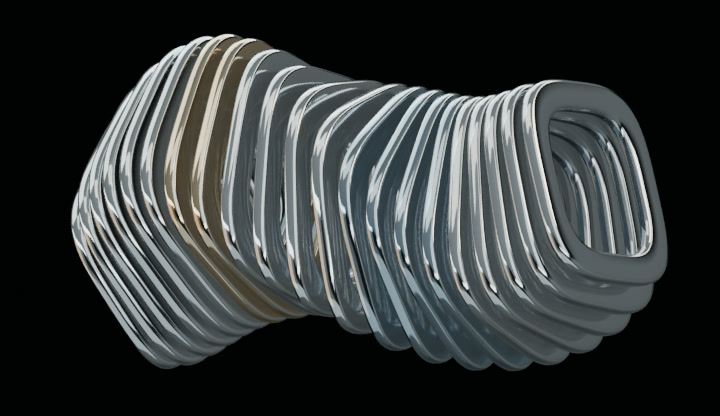
#> input picture prototype/assets/resonator/stage.jpg, 720 x 416 px, found by its file name
$ python motion-preview.py
#> lines starting #> are read from the running program, lines starting #| are printed output that depends on the picture
"""Export the labeled four-study comparison from the shipped H.264 loops. Requires Pillow and ffmpeg."""
from pathlib import Path
import subprocess
import tempfile

from PIL import Image, ImageDraw, ImageFont

root = Path(__file__).resolve().parents[2]
output = root / "design"
assets = root / "prototype/assets/motion"
studies = [
    ("glyph", "Glyph wave", "ASCII"),
    ("phase", "Phase field", "SHADER"),
    ("relay", "Relay", "ABSTRACT"),
    ("orbit", "Signal globe", "TECHNICAL ORB"),
]
width, height = 1152, 736
margin, gap, top = 26, 14, 76
card_width, card_height, film_height = 543, 307, 259
paper, edge = "#101717", "#2c3836"


def font(size, mono=False):
    candidates = ("/System/Library/Fonts/Menlo.ttc", "DejaVuSansMono.ttf") if mono else (
        "/System/Library/Fonts/HelveticaNeue.ttc", "DejaVuSans.ttf")
    for name in candidates:
        try:
            return ImageFont.truetype(name, size)
        except OSError:
            pass
    return ImageFont.load_default(size=size)


with tempfile.TemporaryDirectory() as scratch:
    scratch = Path(scratch)
    board = Image.new("RGB", (width, height), paper)
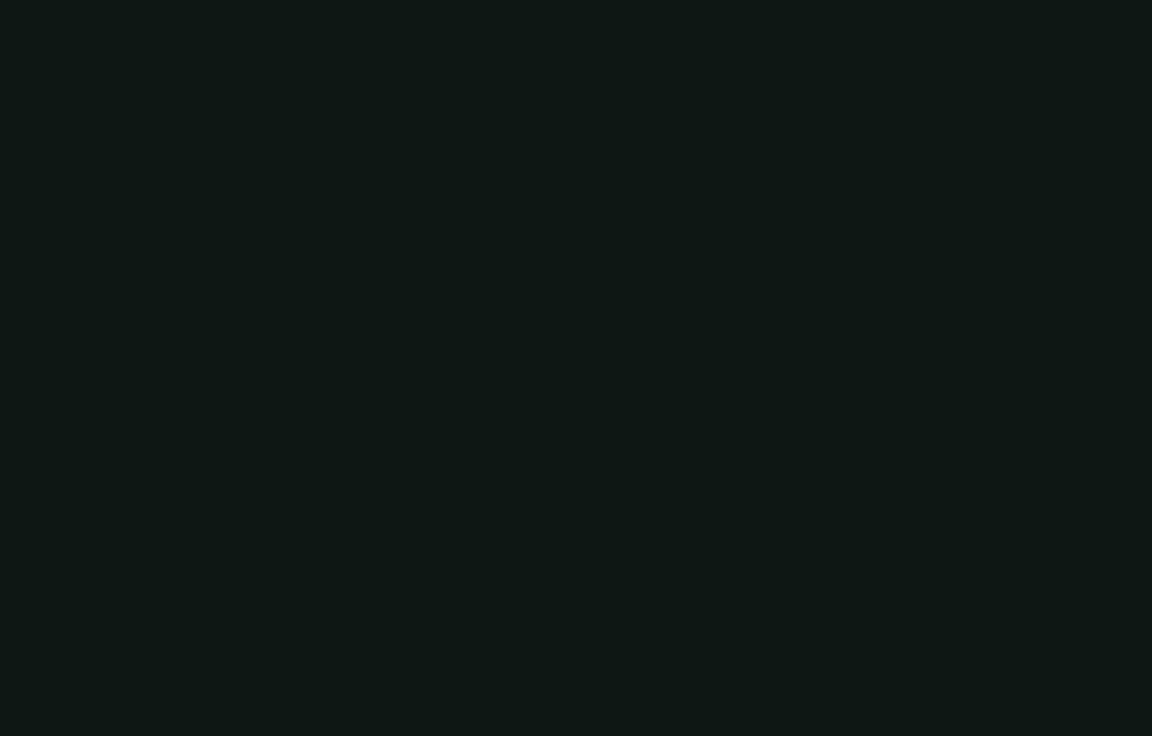
#> board: PIL image 1152x736 RGB; mean R, G, B 16, 23, 23
    draw = ImageDraw.Draw(board)
    draw.text((margin, 16), "Tasktap", font=font(31), fill="#f1f2e9")
    draw.text((width-margin, 32), "ACTIVITY STUDIES", font=font(13, True), fill="#b5c5bb", anchor="rm")
    inputs, chain, sources = [], [], []
    for i, (ident, label, medium) in enumerate(studies):
        x = margin + (i % 2) * (card_width + gap)
        y = top + (i // 2) * (card_height + gap)
        draw.rectangle((x-1, y-1, x+card_width, y+card_height), fill=edge)
        draw.rectangle((x, y, x+card_width-1, y+card_height-1), fill="#18201f")
        draw.text((x+16, y+film_height+22), label, font=font(22), fill="#edf0e7", anchor="lm")
        draw.text((x+card_width-15, y+film_height+22), medium, font=font(12, True), fill="#c0d0c5", anchor="rm")
        inputs.extend(["-i", str(assets / ident / "stage.mp4")])
        chain.append(f"[{i+1}:v]scale={card_width+1}:{film_height+1},crop={card_width}:{film_height}:exact=1[film{i}]")
        previous = f"[card{i-1}]" if i else "[0:v]"
        chain.append(f"{previous}[film{i}]overlay={x}:{y}:shortest=1[card{i}]")
        sources.append((x, y, ident))
#> after the loop, chain = 8 items; inputs = 8 items; sources = [(26, 76, 'glyph'), (583, 76, 'phase'), (26, 397, 'relay'), (583, 397, 'orbit')]
    board.save(scratch / "board.png")
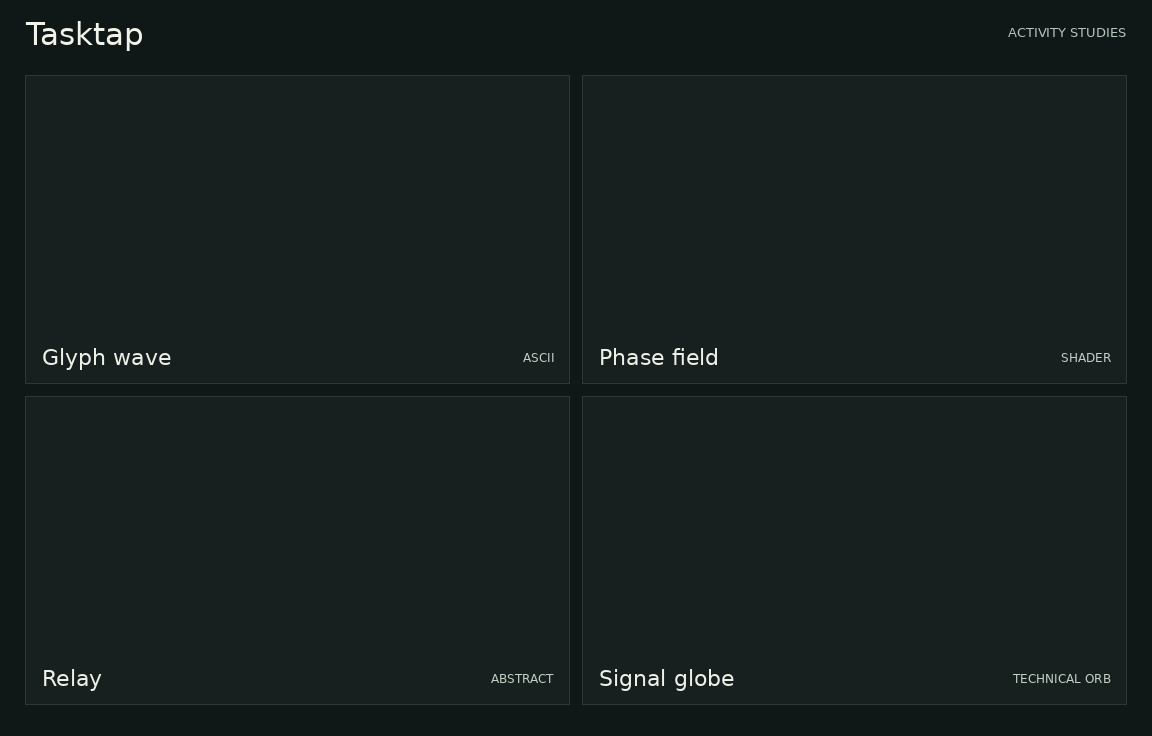
#> saved as board.png: PIL image 1152x736 RGB; mean R, G, B 23.5, 31.3, 30.5
    for x, y, ident in sources:
        with Image.open(assets / ident / "stage.jpg") as poster:
#> poster is the input picture: PIL image 720x416 RGB; mean R, G, B 52, 56.7, 56.5
            board.paste(poster.resize((card_width, film_height), Image.Resampling.LANCZOS), (x, y))
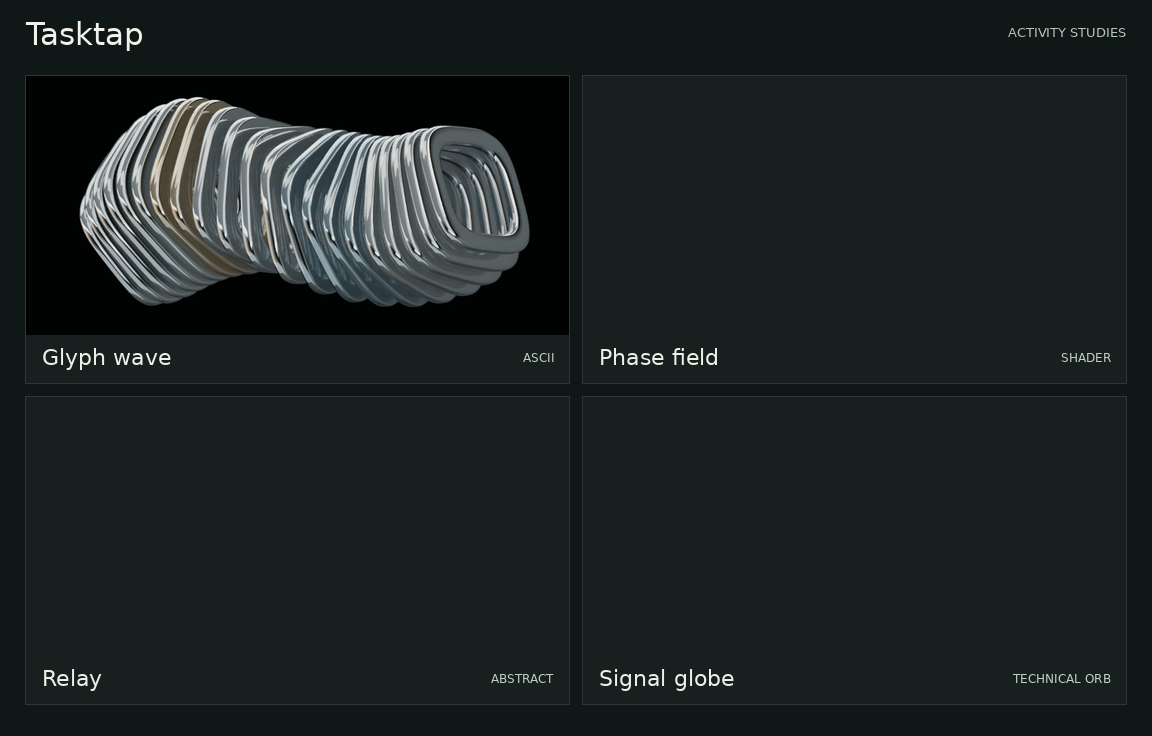
#> board: PIL image 1152x736 RGB; mean R, G, B 28.2, 35.4, 34.7
    board.save(output / "motion-studies.jpg", quality=92, optimize=True)
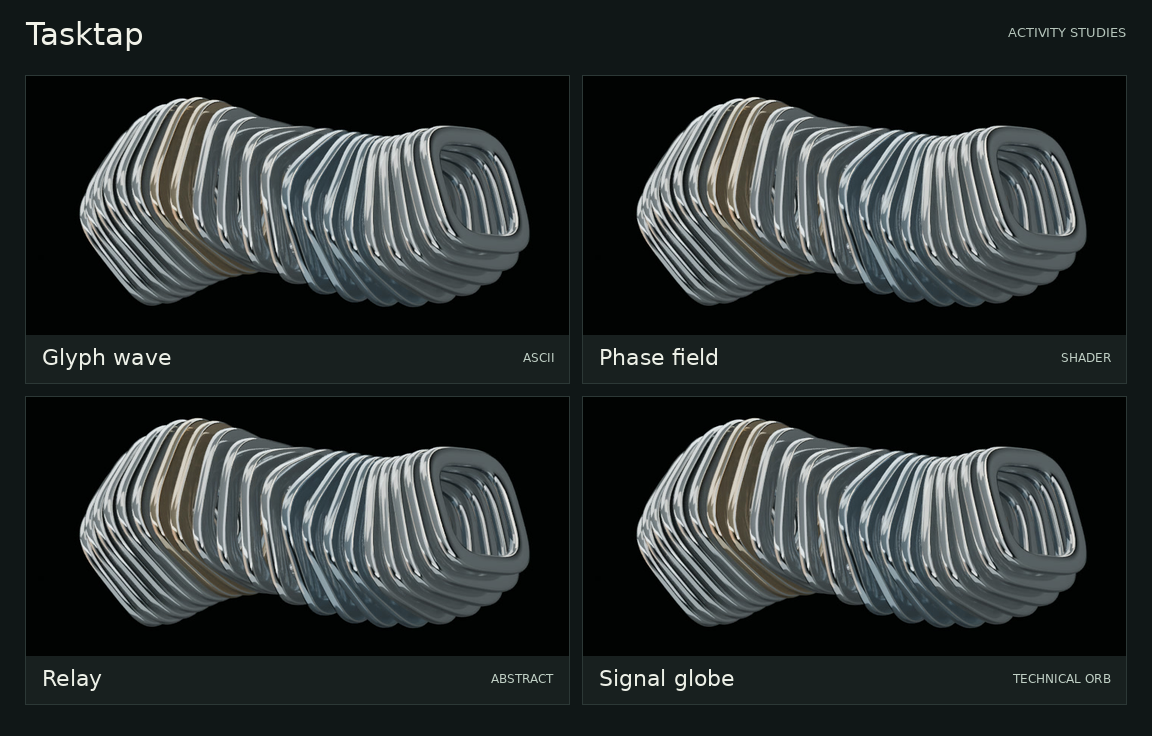
#> saved as motion-studies.jpg: PIL image 1152x736 RGB; mean R, G, B 42.1, 47.7, 47.4
    subprocess.run(["ffmpeg","-y","-loglevel","error","-framerate","48","-loop","1","-i",str(scratch / "board.png"),
                    *inputs,"-filter_complex",";".join(chain),"-map","[card3]","-t","4","-an",
                    "-c:v","libx264","-profile:v","main","-pix_fmt","yuv420p","-crf","21","-preset","slow",
                    "-movflags","+faststart",str(output / "motion-studies.mp4")], check=True)
#> (this line was passed over: subprocess is not available in this run)
